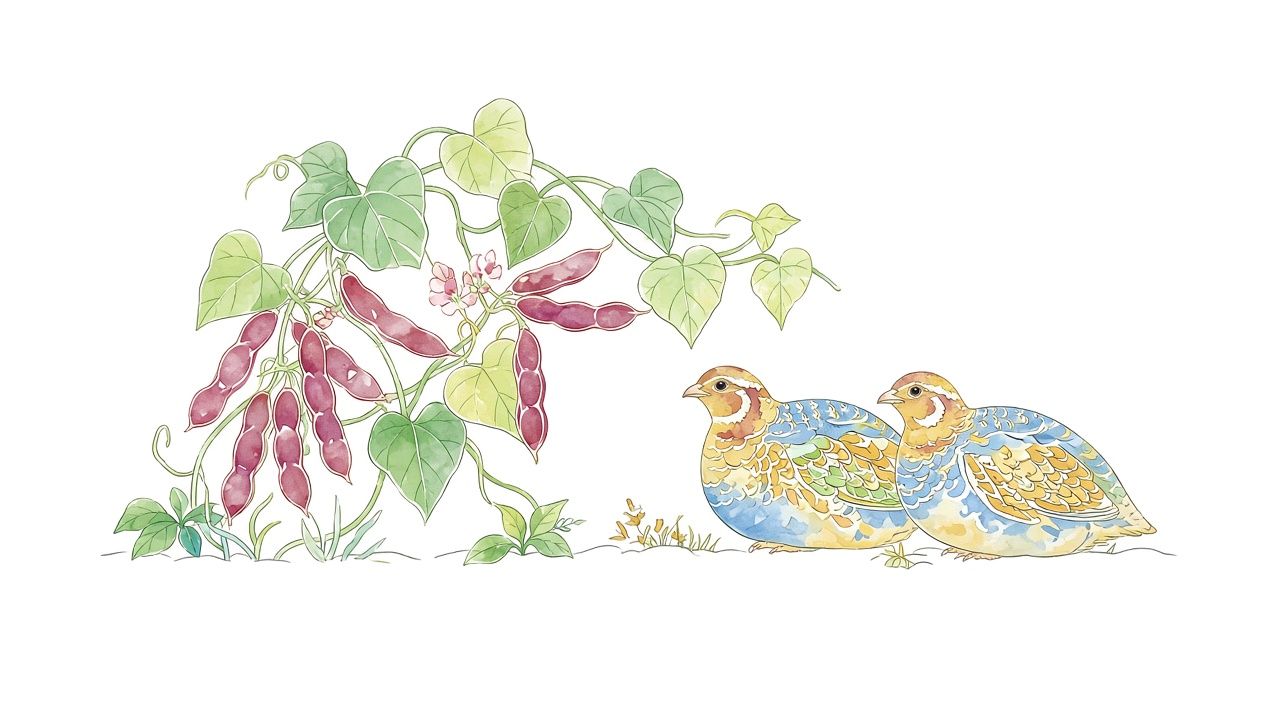
#> input picture patterns/raw/biandou_0.jpg, 1280 x 720 px
$ python -i process.py   (imports and definitions only)
#> lines starting #> are read from the running program, lines starting #| are printed output that depends on the picture; after the words box and inside, x2 and y2 are one past the last pixel; in counts of white or black regions, pixels touching at a corner belong together
#> further down, picture is the input picture: PIL image 1280x720 RGB; mean R, G, B 243.3, 242.9, 236.6
import json,math,numpy as np
from PIL import Image,ImageFilter,ImageDraw
PAL={"玛瑙红":"#B8323A","桃红":"#E07A8F","芙蓉红":"#E8A0A0","海碧":"#2F6FA8","海蓝":"#3D5A98","草青":"#4E8C4A","浅绿":"#9CC79A","墨绿":"#2E5A3A","碧绿":"#3E9A8A","钛黄":"#E8C84A","橘黄":"#E89A3A","赭色":"#8A5A3A","紫":"#7A5A9A","艳黑":"#2A2A2A"}
# [1 line not run here, left out]
names=list(PAL); rgb=np.array([[int(h[i:i+2],16) for i in (1,3,5)] for h in PAL.values()],float)
W,H=2048,1024  # working size; saved upscaled to 4096x2048 (2:1, frontend spec)
def lab(a):
    a=a/255.; a=np.where(a>0.04045,((a+0.055)/1.055)**2.4,a/12.92)
    M=np.array([[0.4124,0.3576,0.1805],[0.2126,0.7152,0.0722],[0.0193,0.1192,0.9505]])
    x=a@M.T/np.array([0.9505,1,1.089]); f=np.where(x>0.008856,np.cbrt(x),7.787*x+16/116)
    return np.stack([116*f[...,1]-16,500*(f[...,0]-f[...,1]),200*(f[...,1]-f[...,2])],-1)
PL=lab(rgb)
# [7 lines left out: function wrapstrip, not called in this run]
def quantize(img):
    a=np.asarray(img.filter(ImageFilter.MedianFilter(5)),float)
    L=lab(a); out=np.full(a.shape[:2],-1)
    light=(L[...,0]>86)&(np.hypot(L[...,1],L[...,2])<14)   # paper -> white
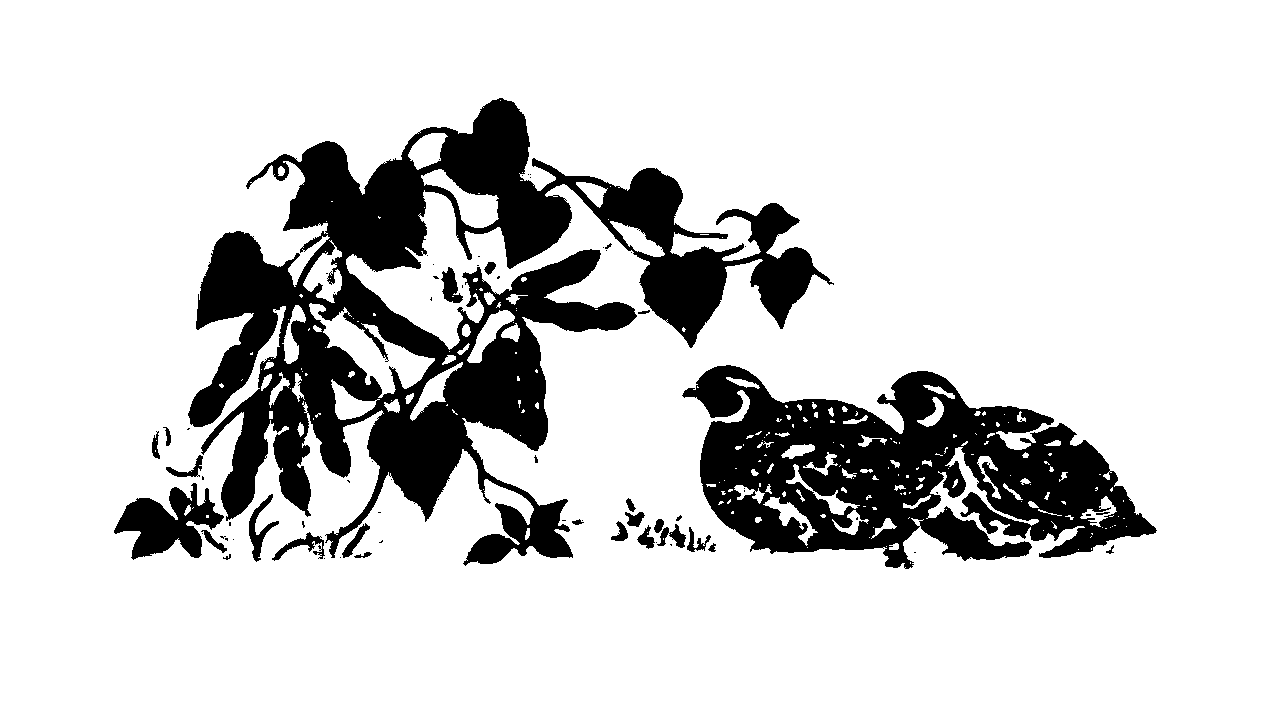
#> light: shape (720, 1280) bool; 82.7% white; 74 black regions (47 under 20 px), largest, box (x1, y1, x2, y2) and area: (188, 98, 834, 566) 98688, (682, 365, 1157, 569) 51817, (114, 483, 224, 560) 4279
    idx=np.stack([((L-p)**2).sum(-1) for p in PL],-1).argmin(-1); idx[light]=-1
#> after `idx = np.stack([((L - p) ** 2).sum(-1) for p in PL], -1).argmin(-1)`:
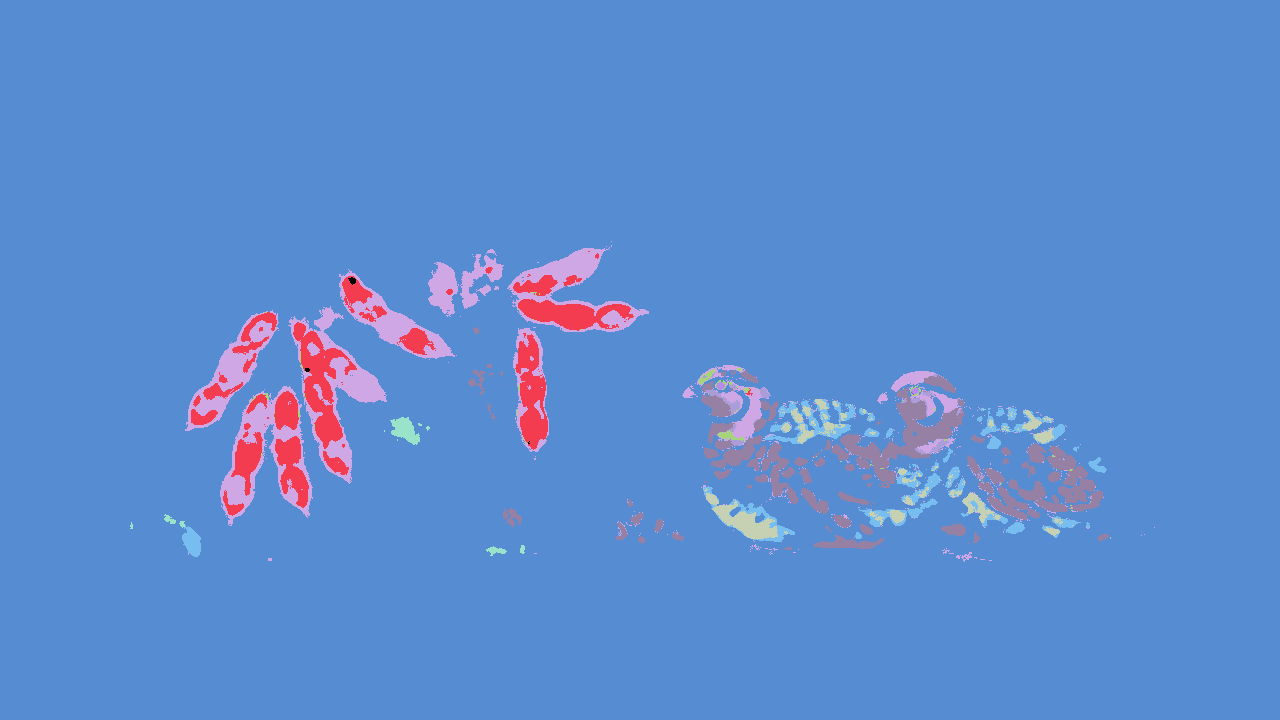
#> idx: shape (720, 1280) int64; 12 distinct labels, from 0 to 13; one colour per label, 0 black
    # thin dark line art -> white outline (双勾分水 white line); keep solid dark masses as 艳黑
    k=names.index("艳黑"); dark=Image.fromarray(((idx==k)*255).astype(np.uint8))
    solid=np.asarray(dark.filter(ImageFilter.MinFilter(9)).filter(ImageFilter.MaxFilter(9)))>0
#> solid: shape (720, 1280) bool; every value is 0
    idx[(idx==k)&~solid]=-1
#> idx: shape (720, 1280) int64; 12 distinct labels, from -1 to 11
    # clean speckle with mode filter
    im=Image.fromarray((idx+1).astype(np.uint8)).filter(ImageFilter.ModeFilter(7)); idx=np.asarray(im).astype(int)-1
    # white boundary between different colour areas
    b=np.zeros_like(idx,bool); b[:,1:]|=(idx[:,1:]!=idx[:,:-1]); b[1:]|=(idx[1:]!=idx[:-1])
#> after `b[1:] |= idx[1:] != idx[:-1]`:
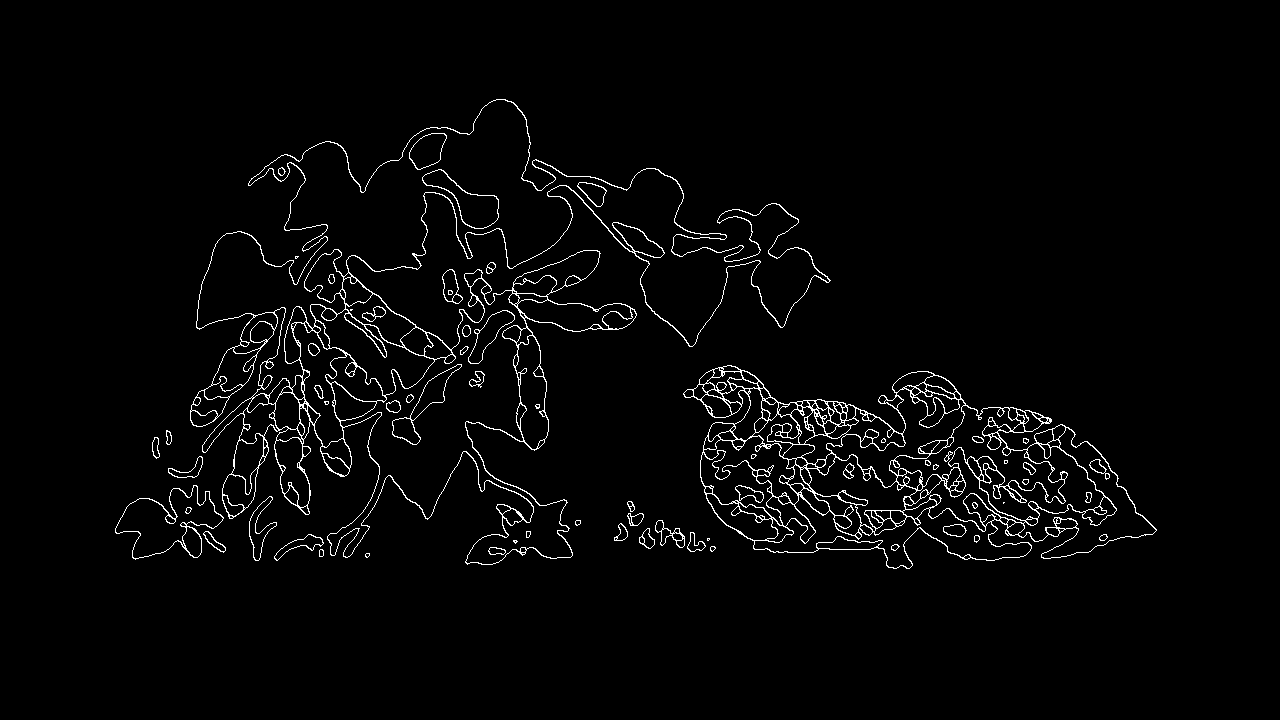
#> b: shape (720, 1280) bool; 2.5% white in thin lines or dots, all inside (x1, y1, x2, y2) = (115, 99, 1157, 569)
    b=np.asarray(Image.fromarray((b*255).astype(np.uint8)).filter(ImageFilter.MaxFilter(3)))>0
#> b: shape (720, 1280) bool; 8% white; 36 white regions (1 under 20 px), largest, box (x1, y1, x2, y2) and area: (189, 98, 832, 566) 35442, (682, 364, 1158, 570) 29019, (114, 484, 227, 561) 2036
    idx[b]=-1
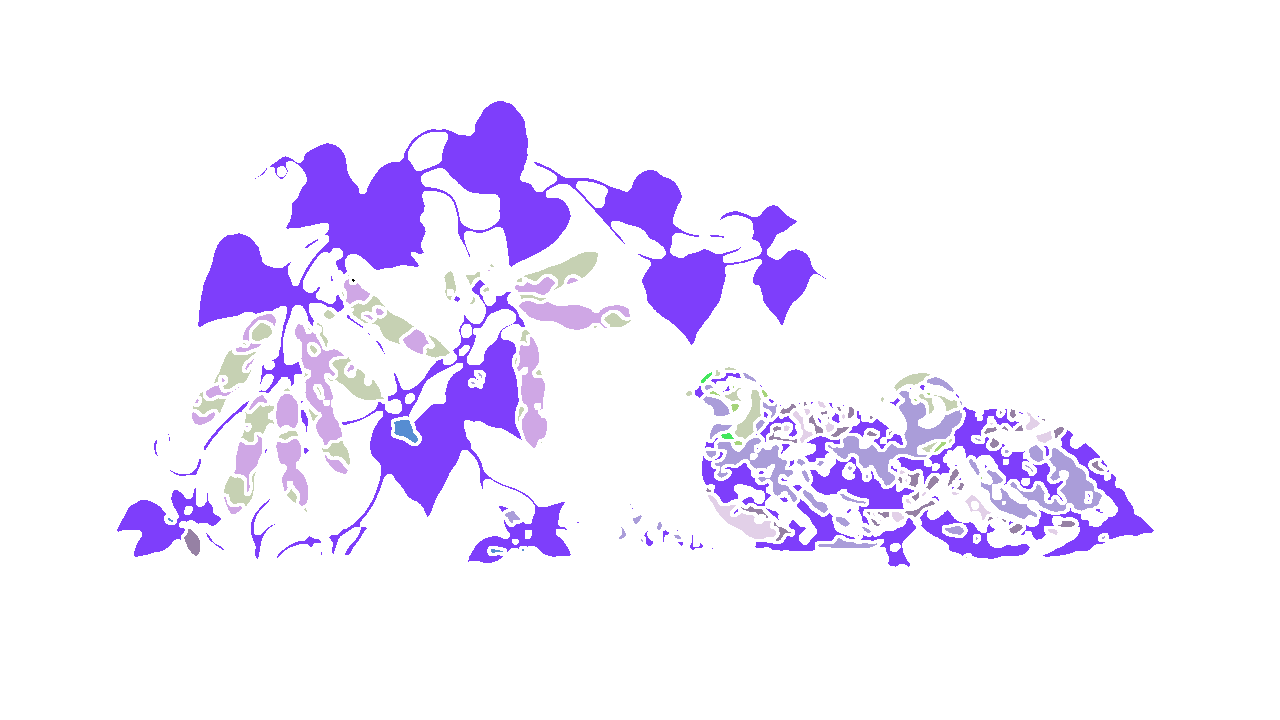
#> idx: shape (720, 1280) int64; 11 distinct labels, from -1 to 11; one colour per label, 0 black, -1 white
    lut=np.vstack([rgb,[[255,255,255]]]).astype(np.uint8)
    return Image.fromarray(lut[idx]),idx
def used(idx):
    u,c=np.unique(idx,return_counts=True); return [names[i] for i,n in zip(u,c) if i>=0 and n>idx.size*0.0005]
# [9 lines left out: function fan, not called in this run]
# [1 line not run here, left out]
TH={"biandou":"扁豆双禽","siji":"四季花卉","mudan":"牡丹","qinniao":"禽鸟花卉","shanshui":"醴陵山水"}
VIO={"biandou":("offpal","#FF1FA8","色板外颜色：荧光品红 #FF1FA8（替换玛瑙红/桃红区域），不在釉下五彩色板内"),
 "siji":("overlap",None,"禁止叠色：艳黑罩在海碧（淡蓝）底上，烧成无法得到墨蓝"),
 "mudan":("offpal","#7FFF00","色板外颜色：荧光黄绿 #7FFF00（替换叶片绿色），不在色板内"),
 "qinniao":("offpal","#00E5FF","色板外颜色：亮青 #00E5FF（替换海碧/海蓝），不在色板内"),
 "shanshui":("overlap",None,"禁止叠色：艳黑罩在海碧（淡蓝）水面上，烧成无法得到墨蓝")}
index=[]
# [27 lines not run here, left out]

>>> from PIL import Image
>>> picture = Image.open('raw/biandou_0.jpg')
>>> result = quantize(picture)

$ run again, on patterns/raw/mudan_0.jpg
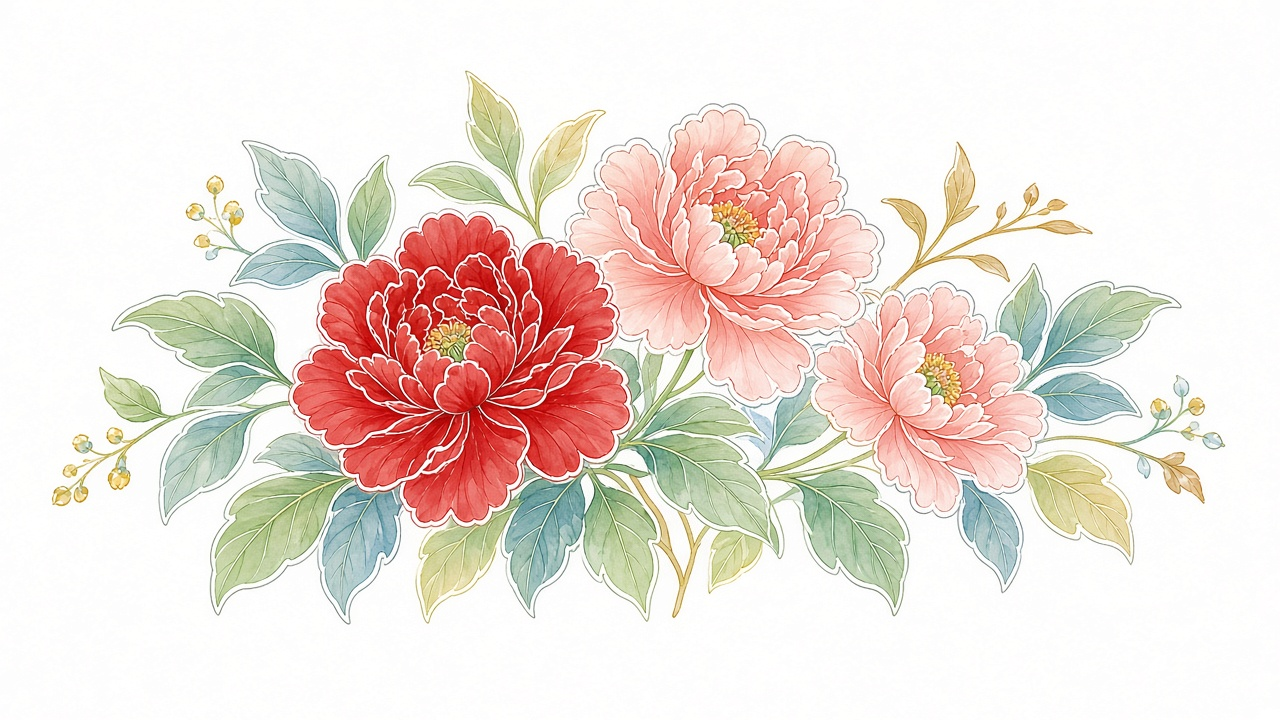
#> input picture patterns/raw/mudan_0.jpg, 1280 x 720 px
#> picture is the input picture: PIL image 1280x720 RGB; mean R, G, B 237, 224.3, 217
#> light: shape (720, 1280) bool; 70.2% white; 163 black regions (131 under 20 px), largest, box (x1, y1, x2, y2) and area: (214, 213, 779, 618) 120232, (751, 286, 1170, 606) 42743, (578, 120, 865, 395) 40774
#> dark: PIL image 1280x720 L; every value is 0
#> in quantize, `b[1:] |= idx[1:] != idx[:-1]`:
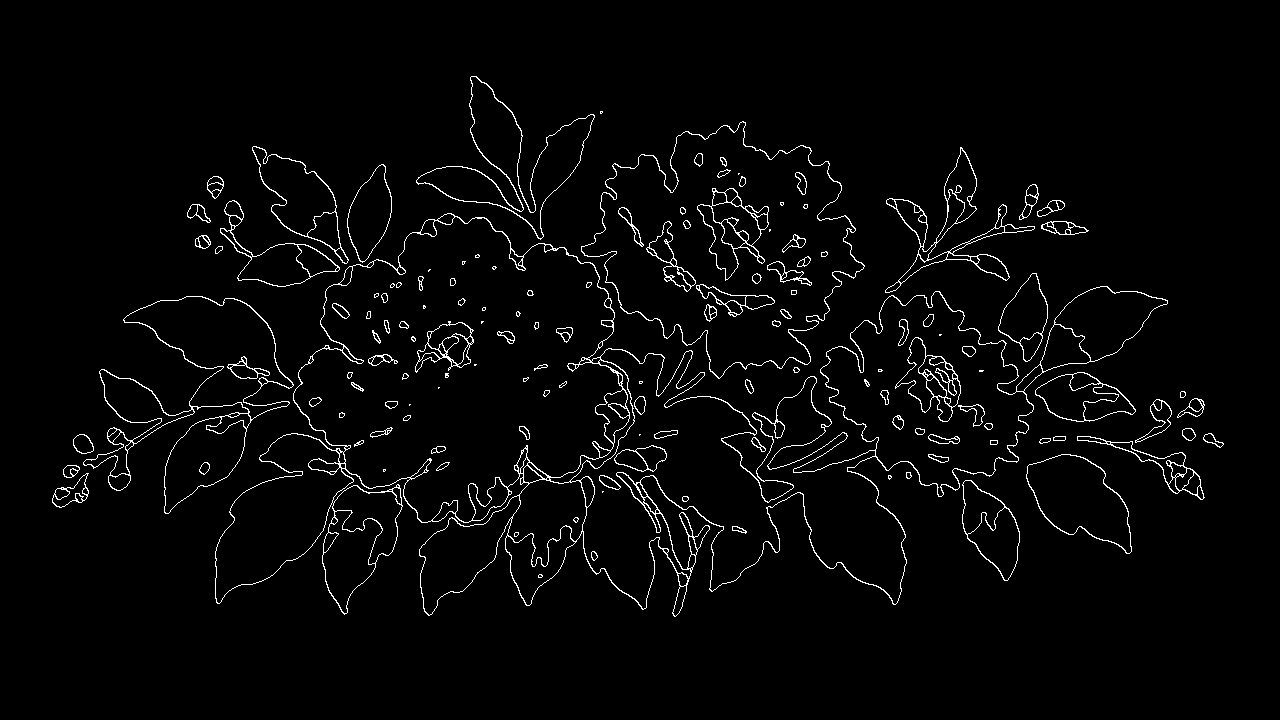
#> b: shape (720, 1280) bool; 2.8% white in thin lines or dots, all inside (x1, y1, x2, y2) = (52, 76, 1224, 617)
#> in quantize, `idx[b]=-1`:
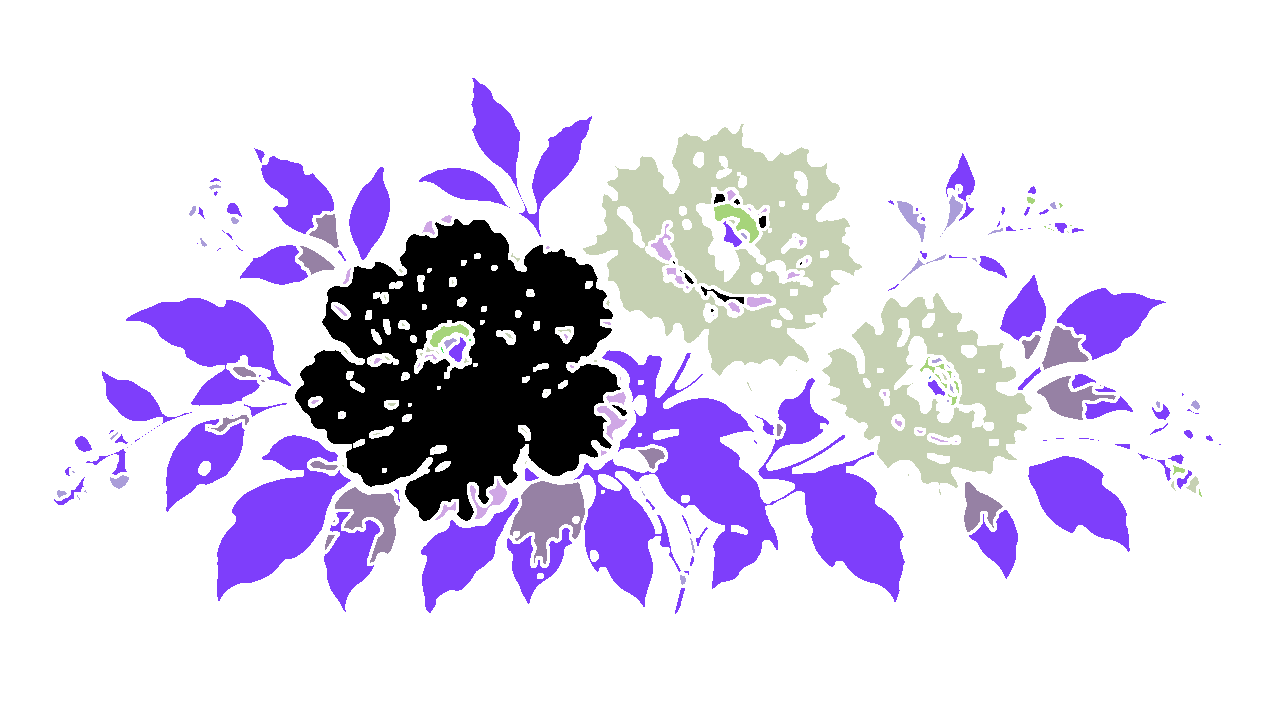
#> idx: shape (720, 1280) int64; 10 distinct labels, from -1 to 11; one colour per label, 0 black, -1 white
